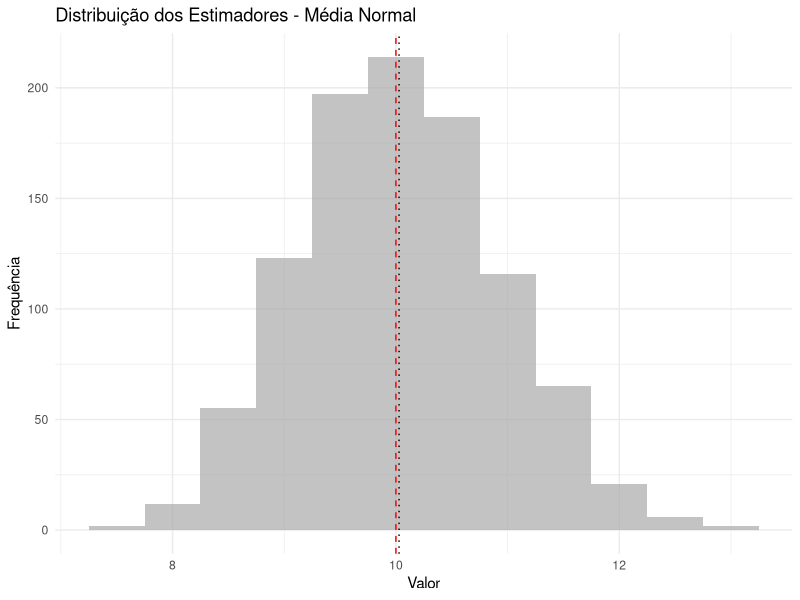
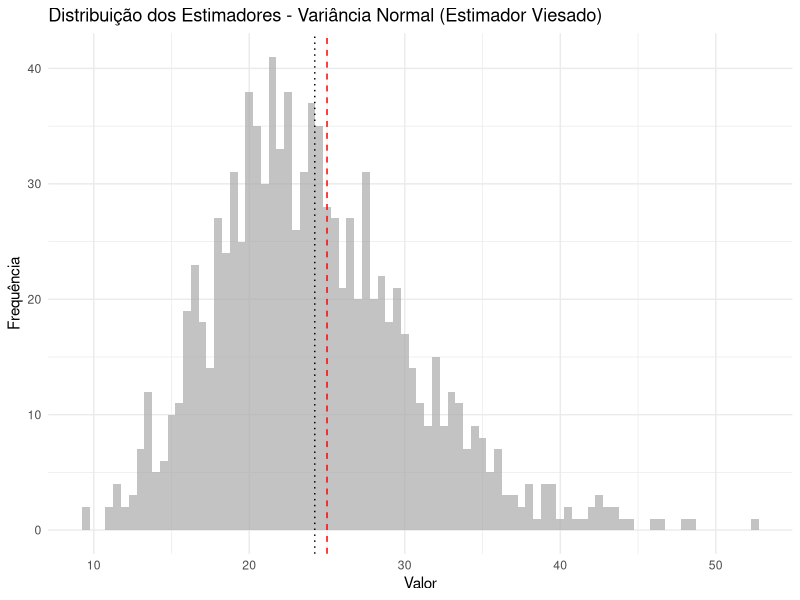
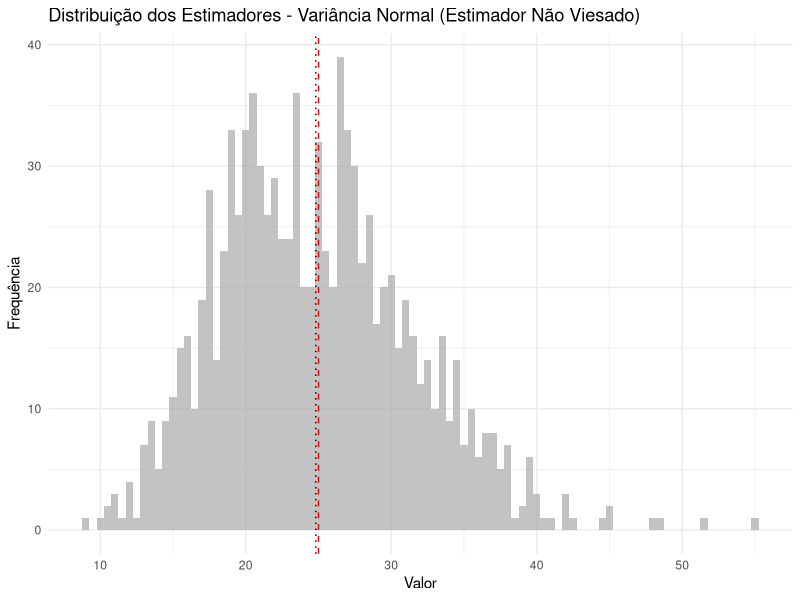
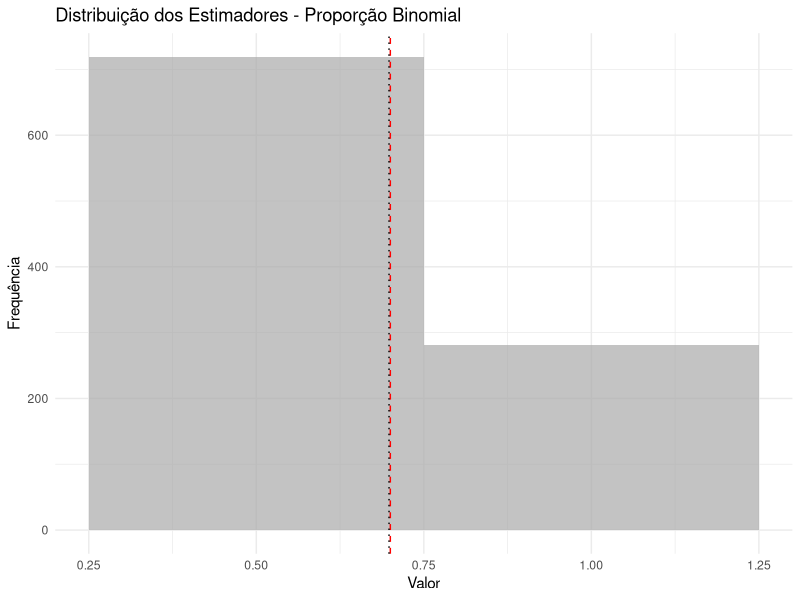
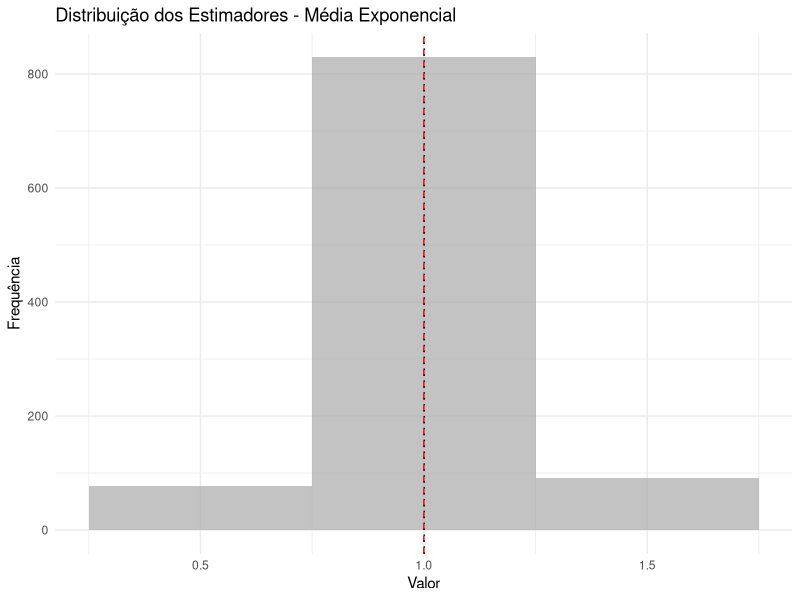
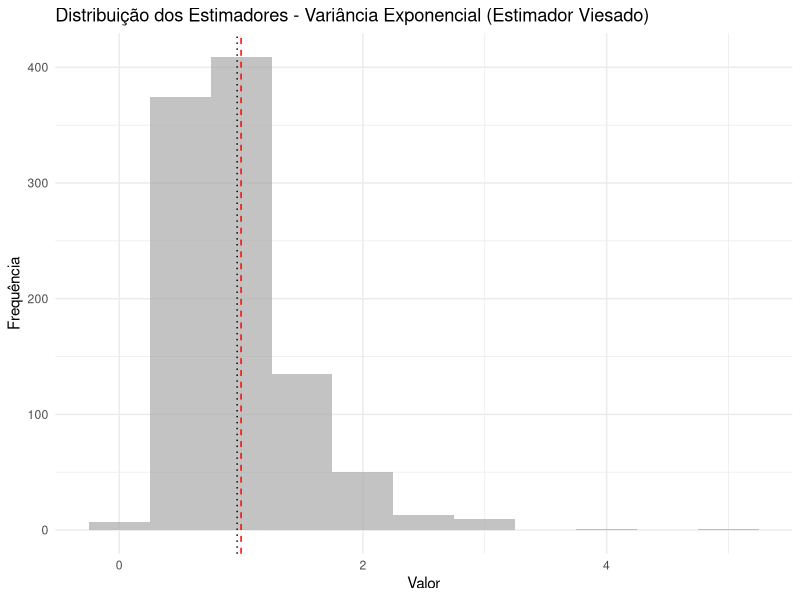
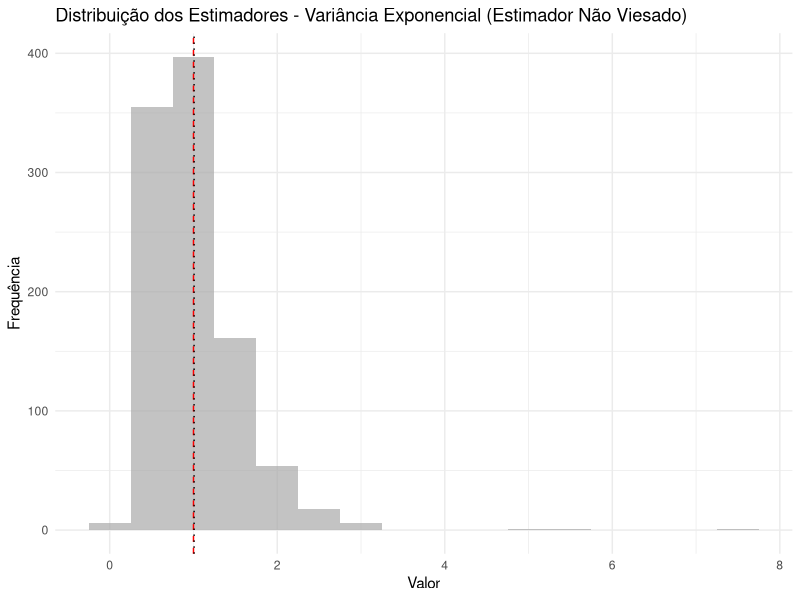
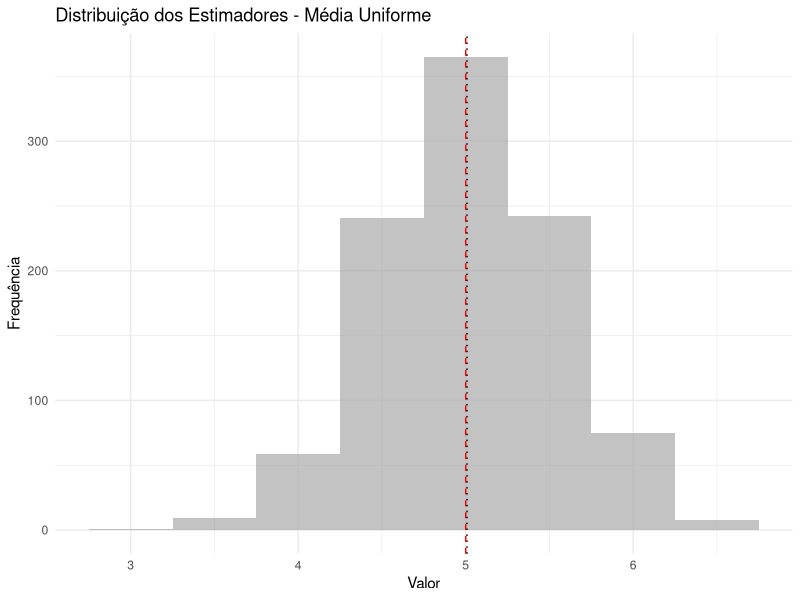

Write R code to recreate these figures, in order.
rm(list=ls())
cat("\014")
# Carregar pacotes necessários
library(tidyverse)

# Definir funções para gerar gráficos e estimadores
plot_histogram <- function(data, true_value, estimator_name) {
  ggplot(data, aes(x = value)) +
    geom_histogram(binwidth = 0.5, fill = 'darkgray', alpha = 0.7) +
    geom_vline(aes(xintercept = true_value), color = 'red', linetype = 'dashed') +
    geom_vline(aes(xintercept = mean(value)), color = 'black', linetype = 'dotted') +
    labs(title = paste("Distribuição dos Estimadores -", estimator_name),
         x = "Valor", y = "Frequência") +
    theme_minimal()
}

# Função para gerar amostras e calcular estimadores
generate_estimators <- function(n, dist_name, params, estimator_func, true_value) {
  estimators <- replicate(1000, {
    sample_data <- do.call(dist_name, params)
    estimator_func(sample_data)
  })
  
  data.frame(value = estimators)
}

# Exemplos de estimadores não viesados e viesados

# 1. Média de uma amostra normal
true_mean <- 10
params_normal <- list(n = 30, mean = true_mean, sd = 5)
estimators_mean <- generate_estimators(30, "rnorm", params_normal, mean, true_mean)
plot_histogram(estimators_mean, true_mean, "Média Normal")

# 2. Variância de uma amostra normal (estimador viesado e não viesado)

# Estimador viesado da variância (usando n no denominador)
true_variance <- 25
params_normal_var <- list(n = 30, mean = true_mean, sd = sqrt(true_variance))
estimators_var_viesado <- generate_estimators(30, "rnorm", params_normal_var, function(x) var(x) * (length(x) - 1) / length(x), true_variance)
plot_histogram(estimators_var_viesado, true_variance, "Variância Normal (Estimador Viesado)")

# Estimador não viesado da variância (usando n-1 no denominador) - var() em R já faz isso automaticamente
estimators_var_nao_viesado <- generate_estimators(30, "rnorm", params_normal_var, var, true_variance)
plot_histogram(estimators_var_nao_viesado, true_variance, "Variância Normal (Estimador Não Viesado)")

# 3. Proporção de sucessos em uma amostra binomial
true_proportion <- 0.7
params_binom <- list(n = 30, size = 1, prob = true_proportion)
estimators_proportion <- generate_estimators(30, "rbinom", params_binom, mean, true_proportion)
plot_histogram(estimators_proportion, true_proportion, "Proporção Binomial")

# 4. Média de uma amostra exponencial
true_lambda <- 1
params_exp <- list(n = 30, rate = true_lambda)
estimators_exp_mean <- generate_estimators(30, "rexp", params_exp, mean, 1 / true_lambda)
plot_histogram(estimators_exp_mean, 1 / true_lambda, "Média Exponencial")

# 5. Variância de uma amostra exponencial (estimador viesado e não viesado)

# Variância verdadeira da distribuição exponencial
true_exp_variance <- 1 / true_lambda^2
params_exp_var <- list(n = 30, rate = true_lambda)

# Estimador viesado da variância (usando n no denominador)
estimators_exp_var_viesado <- generate_estimators(30, "rexp", params_exp_var, function(x) var(x) * (length(x) - 1) / length(x), true_exp_variance)
plot_histogram(estimators_exp_var_viesado, true_exp_variance, "Variância Exponencial (Estimador Viesado)")

# Estimador não viesado da variância (usando n-1 no denominador) - var() em R já faz isso automaticamente
estimators_exp_var_nao_viesado <- generate_estimators(30, "rexp", params_exp_var, var, true_exp_variance)
plot_histogram(estimators_exp_var_nao_viesado, true_exp_variance, "Variância Exponencial (Estimador Não Viesado)")

# 6. Média de uma amostra uniforme
true_uniform_mean <- 5
true_uniform_sd <- sqrt(1 / 12)
params_unif <- list(n = 30, min = 0, max = 10)
estimators_unif_mean <- generate_estimators(30, "runif", params_unif, mean, true_uniform_mean)
plot_histogram(estimators_unif_mean, true_uniform_mean, "Média Uniforme")

# 7. Variância de uma amostra uniforme (estimador viesado e não viesado)

# Variância verdadeira da distribuição uniforme
true_uniform_variance <- (10 - 0)^2 / 12
params_unif_var <- list(n = 30, min = 0, max = 10)

# Estimador viesado da variância (usando n no denominador)
estimators_unif_var_viesado <- generate_estimators(30, "runif", params_unif_var, function(x) var(x) * (length(x) - 1) / length(x), true_uniform_variance)
plot_histogram(estimators_unif_var_viesado, true_uniform_variance, "Variância Uniforme (Estimador Viesado)")

# Estimador não viesado da variância (usando n-1 no denominador) - var() em R já faz isso automaticamente
estimators_unif_var_nao_viesado <- generate_estimators(30, "runif", params_unif_var, var, true_uniform_variance)
plot_histogram(estimators_unif_var_nao_viesado, true_uniform_variance, "Variância Uniforme (Estimador Não Viesado)")

# 8. Média de uma amostra Poisson
true_lambda_poisson <- 5
params_pois <- list(n = 30, lambda = true_lambda_poisson)
estimators_pois_mean <- generate_estimators(30, "rpois", params_pois, mean, true_lambda_poisson)
plot_histogram(estimators_pois_mean, true_lambda_poisson, "Média Poisson")

# 9. Variância de uma amostra Poisson (estimador viesado e não viesado)

# Variância verdadeira da distribuição Poisson
true_pois_variance <- true_lambda_poisson
params_pois_var <- list(n = 30, lambda = true_lambda_poisson)

# Estimador viesado da variância (usando n no denominador)
estimators_pois_var_viesado <- generate_estimators(30, "rpois", params_pois_var, function(x) var(x) * (length(x) - 1) / length(x), true_pois_variance)
plot_histogram(estimators_pois_var_viesado, true_pois_variance, "Variância Poisson (Estimador Viesado)")

# Estimador não viesado da variância (usando n-1 no denominador) - var() em R já faz isso automaticamente
estimators_pois_var_nao_viesado <- generate_estimators(30, "rpois", params_pois_var, var, true_pois_variance)
plot_histogram(estimators_pois_var_nao_viesado, true_pois_variance, "Variância Poisson (Estimador Não Viesado)")

# 10. Média de uma amostra binomial
true_p <- 0.5
true_size <- 10
params_binom_mean <- list(n = 30, size = true_size, prob = true_p)
estimators_binom_mean <- generate_estimators(30, "rbinom", params_binom_mean, mean, true_size * true_p)
plot_histogram(estimators_binom_mean, true_size * true_p, "Média Binomial")

# # Salvar gráficos em arquivos PNG
# ggsave("histograma_media_normal.png", plot_histogram(estimators_mean, true_mean, "Média Normal"))
# ggsave("histograma_variancia_normal_viesado.png", plot_histogram(estimators_var, true_variance, "Variância Normal (Estimador Viesado)"))
# ggsave("histograma_variancia_normal_naoviesado.png", plot_histogram(estimators_var_unbiased, true_variance, "Variância Normal (Estimador Não Viesado)"))
# ggsave("histograma_proporcao_binomial.png", plot_histogram(estimators_proportion, true_proportion, "Proporção Binomial"))
# ggsave("histograma_media_exponencial.png", plot_histogram(estimators_exp_mean, 1 / true_lambda, "Média Exponencial"))
# ggsave("histograma_variancia_exponencial_viesado.png", plot_histogram(estimators_exp_var, true_exp_variance, "Variância Exponencial (Estimador Viesado)"))
# ggsave("histograma_variancia_exponencial_naoviesado.png", plot_histogram(estimators_exp_var_unbiased, true_exp_variance, "Variância Exponencial (Estimador Não Viesado)"))
# ggsave("histograma_media_uniforme.png", plot_histogram(estimators_unif_mean, true_uniform_mean, "Média Uniforme"))
# ggsave("histograma_variancia_uniforme_viesado.png", plot_histogram(estimators_unif_var, true_uniform_variance, "Variância Uniforme (Estimador Viesado)"))
# ggsave("histograma_variancia_uniforme_naoviesado.png", plot_histogram(estimators_unif_var_unbiased, true_uniform_variance, "Variância Uniforme (Estimador Não Viesado)"))
# ggsave("histograma_media_poisson.png", plot_histogram(estimators_pois_mean, true_lambda_poisson, "Média Poisson"))
# ggsave("histograma_variancia_poisson_viesado.png", plot_histogram(estimators_pois_var, true_pois_variance, "Variância Poisson (Estimador Viesado)"))
# ggsave("histograma_variancia_poisson_naoviesado.png", plot_histogram(estimators_pois_var_unbiased, true_pois_variance, "Variância Poisson (Estimador Não Viesado)"))
# ggsave("histograma_media_binomial.png", plot_histogram(estimators_binom_mean, true_size * true_p, "Média Binomial"))
